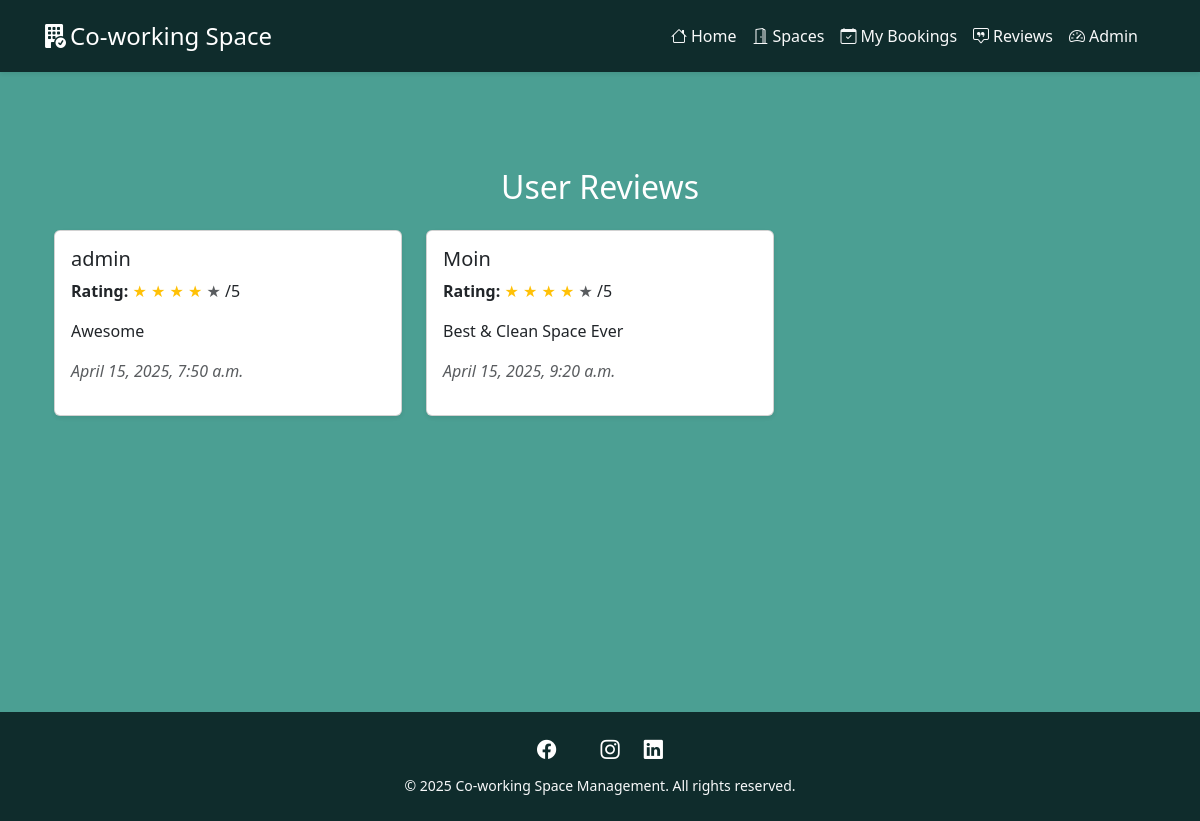
The app's page /reviews/ with its own data.
### reviews/models.py (models this page shows, shortened)
class Review(models.Model):
    user = models.ForeignKey(User, on_delete=models.CASCADE)
    space = models.ForeignKey(Space, on_delete=models.CASCADE)
    rating = models.PositiveSmallIntegerField()  # e.g., 1-5
    comment = models.TextField(blank=True)
    created_at = models.DateTimeField(auto_now_add=True)

### reviews/views.py (the view)
# urls.py: path('', views.index, name='review-index'),  # New pattern for /reviews/
def index(request):
    reviews = Review.objects.all()
    for review in reviews:
        review.full_stars = range(review.rating)  # Filled stars
        review.empty_stars = range(5 - review.rating)  # Empty stars
    return render(request, 'reviews/index.html', {'reviews': reviews})

### reviews/templates/reviews/index.html
{% extends 'base.html' %}
{% block content %}
    <div class="container my-5">
        <h2 class="text-center mb-4 text-white">User Reviews</h2>
        <div class="row">
            {% for review in reviews %}
                <div class="col-md-4 mb-4">
                    <div class="card shadow-sm">
                        <div class="card-body">
                            <h5 class="card-title">{{ review.user.username }}</h5>
                            <p class="card-text">
                                <strong>Rating:</strong>
                                {% for i in review.full_stars %}
                                    <span class="text-warning">&#9733;</span>
                                {% endfor %}
                                {% for i in review.empty_stars %}
                                    <span class="text-muted">&#9733;</span>
                                {% endfor %}
                                /5
                            </p>
                            <p class="card-text">{{ review.comment|truncatewords:20 }}</p>
                            <p class="text-muted"><em>{{ review.created_at|date:"F j, Y, g:i a" }}</em></p>
                        </div>
                    </div>
                </div>
            {% endfor %}
        </div>
    </div>
{% endblock %}

### home/templates/base.html (style rules this page uses)
:root { --main-bg: #4b9f93; --header-bg: #0f2c2c; --footer-bg: #0f2c2c; --accent: #f8f9fa; }
body { background-color: var(--main-bg); color: #fff; font-family: 'Segoe UI', Tahoma, Geneva, Verdana, sans-serif; }

### records on screen
Review: user.username "admin", comment "Awesome", created_at "April 15, 2025, 7:50 a.m."
Review: user.username "Moin", comment "Best & Clean Space Ever", created_at "April 15, 2025, 9:20 a.m."
